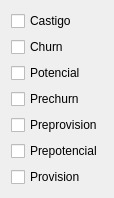
       <widget class="QWidget" name="layoutWidget_16">
        <property name="geometry">
         <rect>
          <x>450</x>
          <y>110</y>
          <width>97</width>
          <height>178</height>
         </rect>
        </property>
        <layout class="QVBoxLayout" name="verticalLayout_Brands_15">
         <item>
          <widget class="QCheckBox" name="checkBox_Brand_Castigo_5">
           <property name="text">
            <string>Castigo</string>
           </property>
          </widget>
         </item>
         <item>
          <widget class="QCheckBox" name="checkBox_Brand_Churn_5">
           <property name="text">
            <string>Churn</string>
           </property>
          </widget>
         </item>
         <item>
          <widget class="QCheckBox" name="checkBox_Brand_Potencial_5">
           <property name="text">
            <string>Potencial</string>
           </property>
          </widget>
         </item>
         <item>
          <widget class="QCheckBox" name="checkBox_Brand_Prechurn_5">
           <property name="text">
            <string>Prechurn</string>
           </property>
          </widget>
         </item>
         <item>
          <widget class="QCheckBox" name="checkBox_Brand_Preprovision_5">
           <property name="text">
            <string>Preprovision</string>
           </property>
          </widget>
         </item>
         <item>
          <widget class="QCheckBox" name="checkBox_Brand_Prepotencial_5">
           <property name="text">
            <string>Prepotencial</string>
           </property>
          </widget>
         </item>
         <item>
          <widget class="QCheckBox" name="checkBox_Brand_Provision_5">
           <property name="text">
            <string>Provision</string>
           </property>
          </widget>
         </item>
        </layout>
       </widget>
